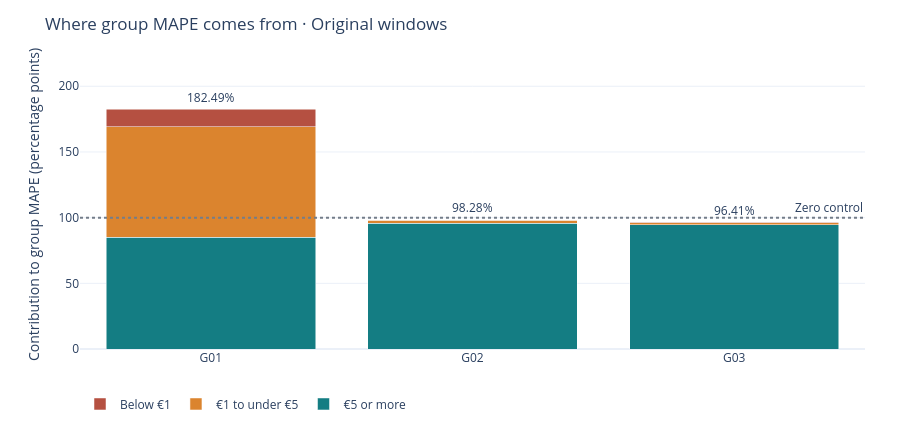

Notebook source saved alongside this figure:
### Markdown cell above
## 3 · Why do the results differ by customer group?

We assign each account to a group using only balances available at that forecast origin. As in S2, G01 is the quieter group, G02 has the highest share of negative balances, and G03 is the more active of the other two groups. Membership can change over time. Each forecast day belongs to exactly one group, and the three groups cover all 500 accounts in every evaluation window.

We report each group's balance scale, sub-euro frequency and forecast errors. We split the original-window MAPE bars by the absolute size of the actual balance. Each contribution uses the full group denominator. We also recalculate MAPE on the €1-and-up subset as a sensitivity check. The official scores use all observed nonzero balances.

### Code cell
selected_groups = model_groups.filter(pl.col("Selected")).with_columns(
    (100 * pl.col("Sub-euro days") / pl.col("MAPE days")).alias("Sub-euro days (%)"),
)
for study in (ORIGINAL, REPLAY):
    print(study)
    with pl.Config(tbl_cols=9, tbl_rows=5, fmt_str_lengths=50):
        display(selected_groups.filter(pl.col("study") == study).select(
            "group", "MAPE days", "Median |balance| (€)", "Sub-euro days (%)",
            *METRICS, "MAPE at €1 or more (%)",
        ).with_columns(pl.selectors.float().round(2)))

original_groups = selected_groups.filter(pl.col("study") == ORIGINAL).sort("group")
below_one = original_groups["Sub-euro MAPE contribution (pp)"]
one_to_five = original_groups["€1 to under €5 MAPE contribution (pp)"]
fig = go.Figure()
for label, contribution, color in (
    ("€5 or more", original_groups["MAPE (%)"] - below_one - one_to_five, "#147D83"),
    ("€1 to under €5", one_to_five, "#DB842E"),
    ("Below €1", below_one, "#B55041"),
):
    fig.add_bar(
        x=original_groups["group"].to_list(), y=contribution.to_list(),
        name=label, marker_color=color,
    )
for group, total in original_groups.select("group", "MAPE (%)").iter_rows():
    fig.add_annotation(x=group, y=total, text=f"{total:.2f}%", showarrow=False, yshift=12)
fig.add_hline(y=100, line_dash="dot", line_color="#747D89", annotation_text="Zero control")
fig.update_layout(
    barmode="stack", template="plotly_white", height=430,
    title="Where group MAPE comes from · Original windows",
    yaxis=dict(title="Contribution to group MAPE (percentage points)", range=[0, 220]),
    legend=dict(orientation="h", y=-0.14),
    margin=dict(l=80, r=35, t=60, b=77),
)
fig.show(config={"responsive": True, "displaylogo": False})

### Figure 1 — Plotly figure (JSON) as saved in the notebook; plotly's stock layout.template omitted (floating-point values rounded to 4 significant figures)
{"data": [{"marker": {"color": "#147D83"}, "name": "€5 or more", "type": "bar", "x": ["G01", "G02", "G03"], "y": [85.18, 95.54, 94.71]}, {"marker": {"color": "#DB842E"}, "name": "€1 to under €5", "type": "bar", "x": ["G01", "G02", "G03"], "y": [83.99, 2.3, 1.528]}, {"marker": {"color": "#B55041"}, "name": "Below €1", "type": "bar", "x": ["G01", "G02", "G03"], "y": [13.33, 0.438, 0.1676]}], "layout": {"annotations": [{"showarrow": false, "text": "182.49%", "x": "G01", "y": 182.5, "yshift": 12}, {"showarrow": false, "text": "98.28%", "x": "G02", "y": 98.28, "yshift": 12}, {"showarrow": false, "text": "96.41%", "x": "G03", "y": 96.41, "yshift": 12}, {"showarrow": false, "text": "Zero control", "x": 1, "xanchor": "right", "xref": "x domain", "y": 100, "yanchor": "bottom", "yref": "y"}], "barmode": "stack", "height": 430, "legend": {"orientation": "h", "y": -0.14}, "margin": {"b": 77, "l": 80, "r": 35, "t": 60}, "shapes": [{"line": {"color": "#747D89", "dash": "dot"}, "type": "line", "x0": 0, "x1": 1, "xref": "x domain", "y0": 100, "y1": 100, "yref": "y"}], "title": {"text": "Where group MAPE comes from · Original windows"}, "yaxis": {"range": [0, 220], "title": {"text": "Contribution to group MAPE (percentage points)"}}}}
